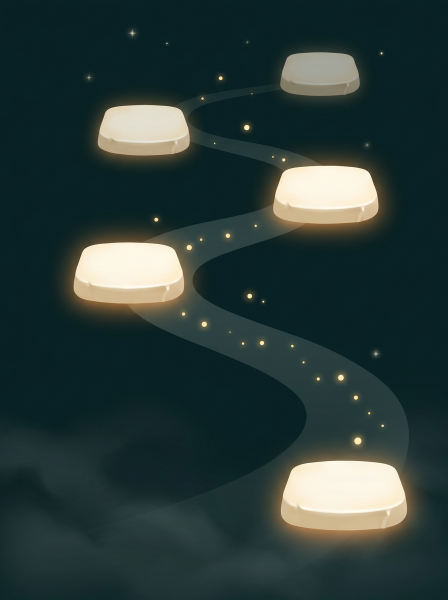
#> input picture design/placement-v1/scene-intro.png, 896 x 1200 px (shown at 1/2 size)
$ python scene.py
#> lines starting #> are read from the running program, lines starting #| are printed output that depends on the picture
# 场景图 → 小程序素材（WSL：python3 design/placement-v1/scene.py）
#   1. scene-intro.png：找出五块石板（亮、偏白的大块），按从下到上排序，打印每块石板顶面中心的百分比位置（页面把档位名叠在这里）
#   2. 两张图缩到 750 宽转 webp；星空底压暗一点，免得和词卡抢
import os, json, subprocess
from collections import deque
from PIL import Image, ImageEnhance

HERE = os.path.dirname(os.path.abspath(__file__))
OUT = os.path.join(HERE, '../../miniprogram/miniprogram/pkg-word/placement/img')

im = Image.open(os.path.join(HERE, 'scene-intro.png')).convert('RGB')
#> im is the input picture: PIL image 896x1200 RGB; mean R, G, B 42.1, 59.5, 57.8
W, H = im.size
#> W = 896; H = 1200
S = 4
sm = im.resize((W // S, H // S))
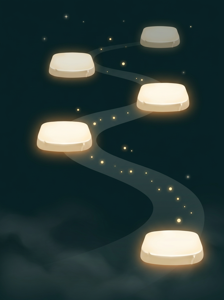
#> sm: PIL image 224x300 RGB; mean R, G, B 42.1, 59.5, 57.8
w, h = sm.size
#> w = 224; h = 300
px = sm.load()
def stone(p):
    r, g, b = p
    return r > 200 and g > 185 and b > 150 and (max(p) - min(p)) < 70   # 象牙白
seen = [[False] * w for _ in range(h)]
blobs = []
for y in range(h):
    for x in range(w):
        if seen[y][x] or not stone(px[x, y]): continue
        q = deque([(x, y)]); seen[y][x] = True; pts = []
        while q:
            cx, cy = q.popleft(); pts.append((cx, cy))
            for nx, ny in ((cx + 1, cy), (cx - 1, cy), (cx, cy + 1), (cx, cy - 1)):
                if 0 <= nx < w and 0 <= ny < h and not seen[ny][nx] and stone(px[nx, ny]):
                    seen[ny][nx] = True; q.append((nx, ny))
        if len(pts) > 200:
            xs = [p[0] for p in pts]; ys = [p[1] for p in pts]
            blobs.append({'n': len(pts), 'x0': min(xs), 'x1': max(xs), 'y0': min(ys), 'y1': max(ys)})
blobs = sorted(sorted(blobs, key=lambda b: -b['n'])[:5], key=lambda b: -b['y1'])   # 最大的 5 块，从下往上
pos = [{'x': round((b['x0'] + b['x1']) / 2 / w * 100, 1), 'y': round((b['y0'] + b['y1']) / 2 / h * 100, 1), 'w': round((b['x1'] - b['x0']) / w * 100, 1)} for b in blobs]
print('STONES', json.dumps(pos))
#| STONES [{"x": 76.8, "y": 82.2, "w": 26.8}, {"x": 28.8, "y": 45.0, "w": 23.7}, {"x": 72.8, "y": 32.0, "w": 22.3}, {"x": 31.9, "y": 20.8, "w": 19.2}]

def webp(src, name, q, dim=1.0):
    img = Image.open(os.path.join(HERE, src)).convert('RGB')
    img = img.resize((750, round(img.height * 750 / img.width)), Image.LANCZOS)
    if dim != 1.0: img = ImageEnhance.Brightness(img).enhance(dim)
    tmp = os.path.join(HERE, name + '.tmp.png'); img.save(tmp)
    out = os.path.join(OUT, name + '.webp')
    subprocess.run(['cwebp', '-quiet', '-q', str(q), tmp, '-o', out], check=True); os.remove(tmp)
    print(name, img.size, os.path.getsize(out) // 1024, 'KB')
# 场景图：四边做真透明的羽化（椭圆渐隐），亮度压到和星空底一样，叠上去看不出方框
def feathered(src, name, q, dim):
#> called with src = 'scene-intro.png', name = 'scene', q = 78, dim = 0.88
    img = Image.open(os.path.join(HERE, src)).convert('RGB')
    img = img.resize((750, round(img.height * 750 / img.width)), Image.LANCZOS)
    img = ImageEnhance.Brightness(img).enhance(dim).convert('RGBA')
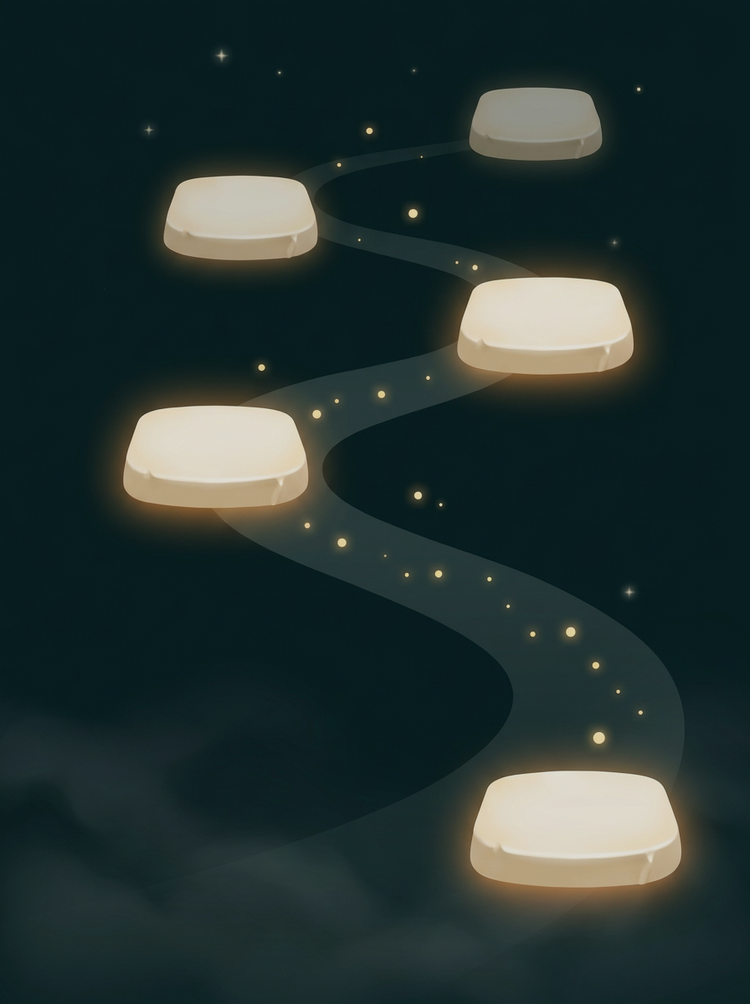
#> img: PIL image 750x1004 RGBA; mean R, G, B, A 36.7, 52, 50.3, 255
    W2, H2 = img.size
    a = Image.new('L', (W2, H2))
#> a: PIL image 750x1004 L; every value is 0
    ap = a.load()
    for y in range(H2):
        for x in range(W2):
            # 只羽化四边一窄条（左右 8%、上下 6%），石板都在里面不受影响
            fx = min(x / (W2 * .08), (W2 - 1 - x) / (W2 * .08), 1)
            fy = min(y / (H2 * .06), (H2 - 1 - y) / (H2 * .06), 1)
            f = max(0, min(fx, fy))
            ap[x, y] = int(255 * (f * f * (3 - 2 * f)))
    img.putalpha(a)
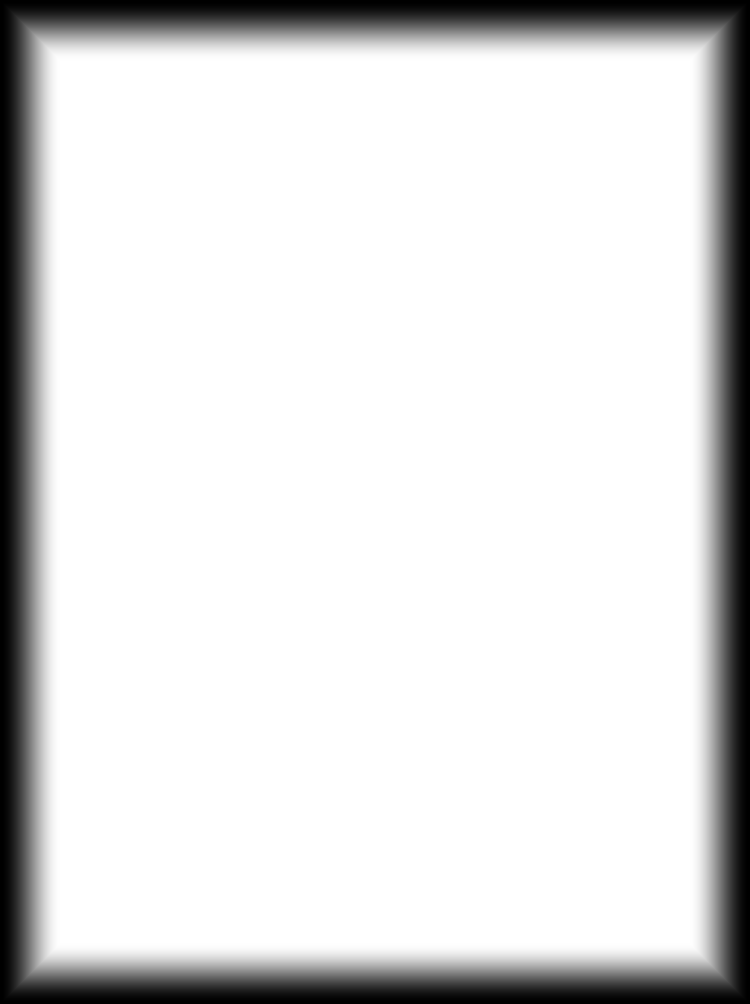
#> a: PIL image 750x1004 L; min 0, max 255, mean 220.1
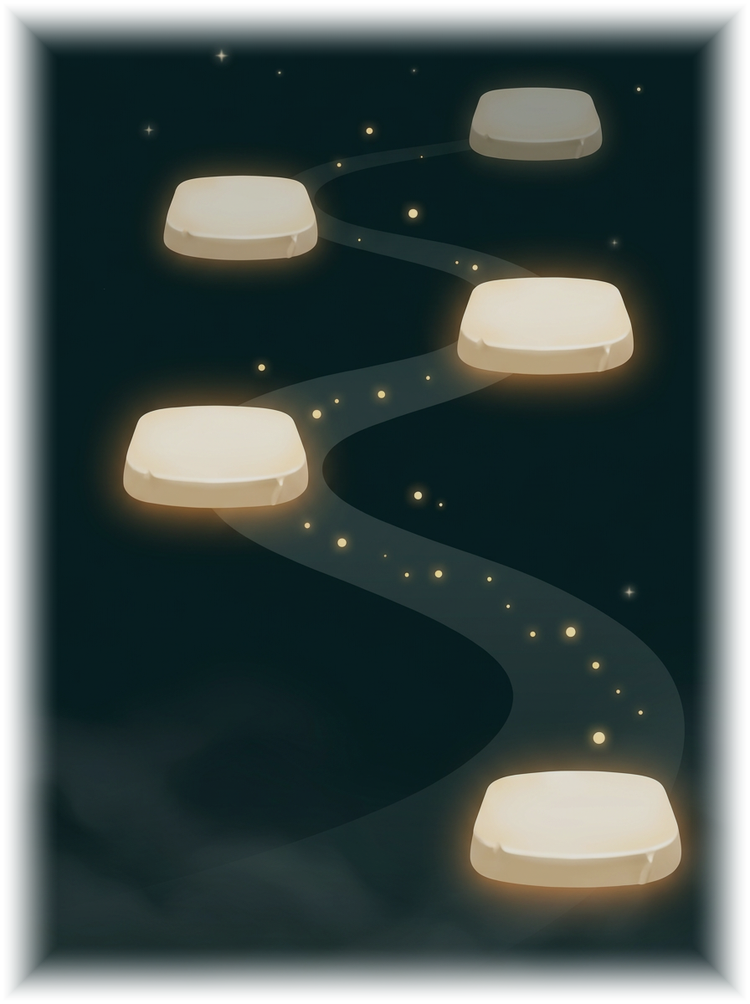
#> img: PIL image 750x1004 RGBA; mean R, G, B, A 36.7, 52, 50.3, 220.1; transparent parts drawn white
    tmp = os.path.join(HERE, name + '.tmp.png'); img.save(tmp)
    out = os.path.join(OUT, name + '.webp')
    subprocess.run(['cwebp', '-quiet', '-q', str(q), '-alpha_q', '80', tmp, '-o', out], check=True); os.remove(tmp)
#> (this line was passed over: subprocess is not available in this run)
#> (the run stopped early here; a loop or call above may not have finished)
